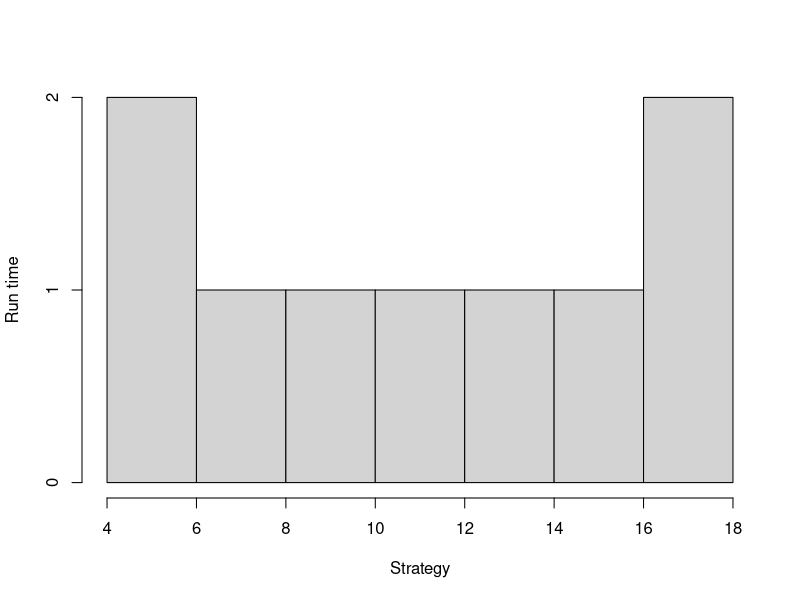
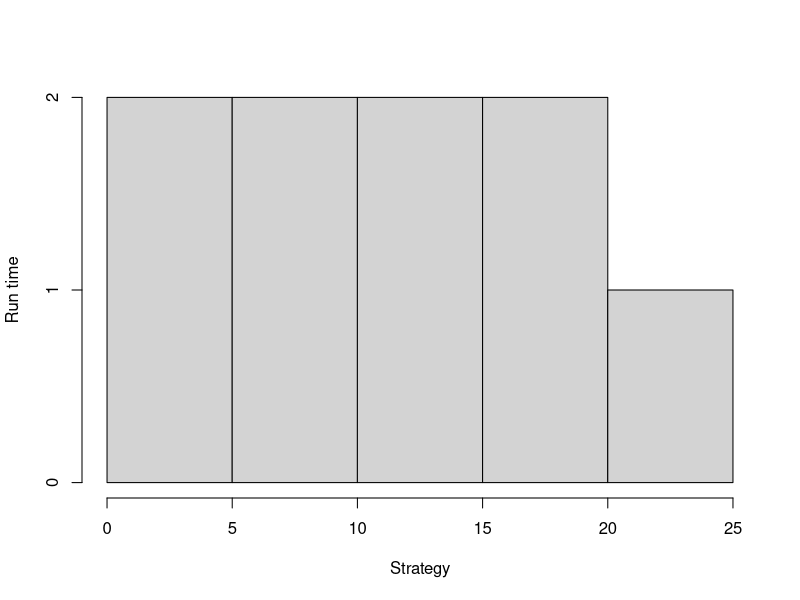
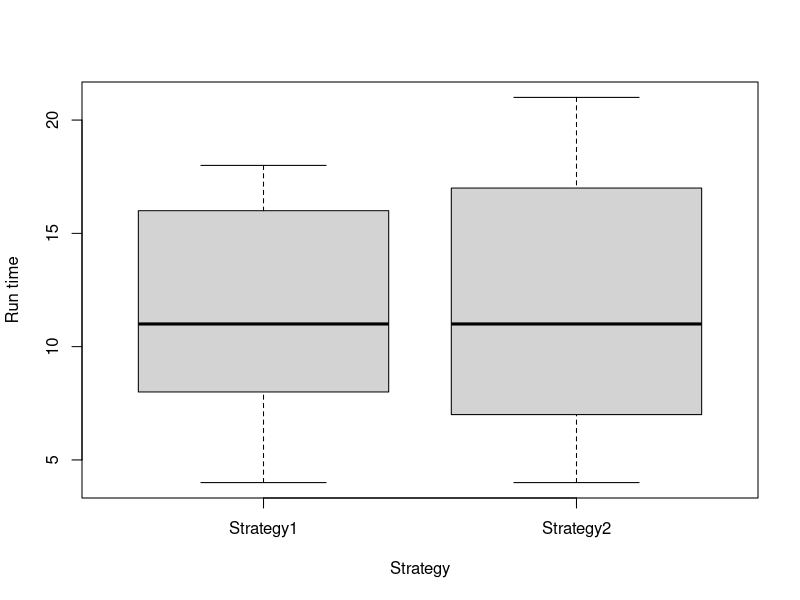
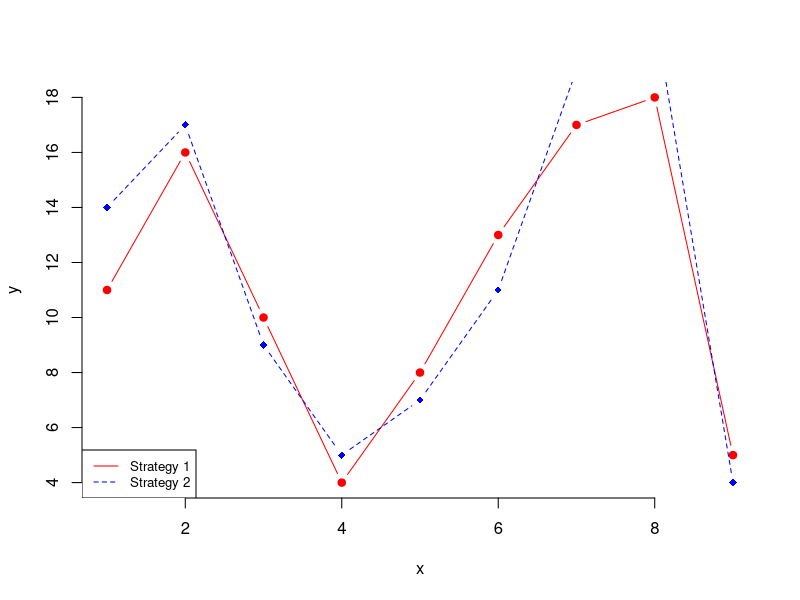
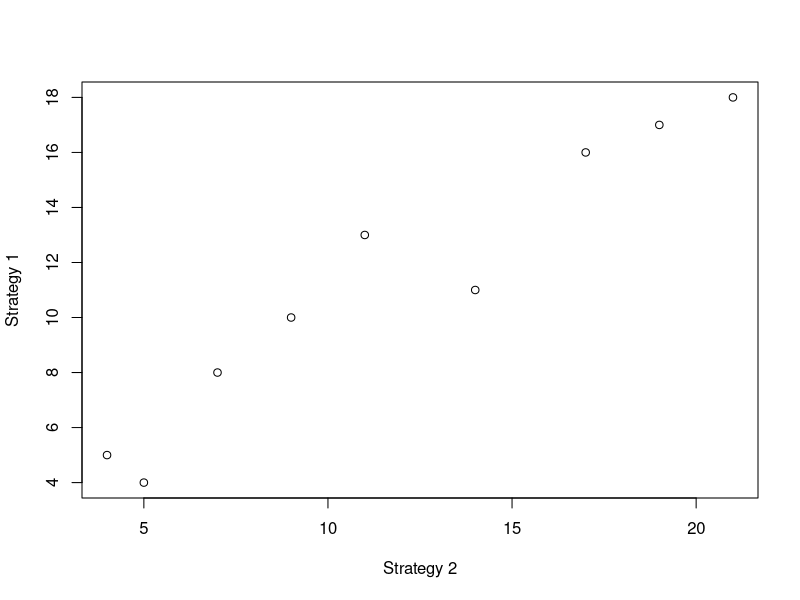

The R script that drew these images, in order:
#scenario
scenario <- c(1, 2, 3, 4, 5, 6, 7, 8, 9)
#Run time vectors

strategy1 <- c(11, 16, 10, 4, 8, 13, 17, 18, 5)
strategy2 <- c(14, 17, 9, 5, 7, 11, 19, 21, 4)
expRawResults <- data.frame(Strategy1=strategy1, Strategy2=strategy2)

#histogram of strategy1
hist(strategy1, ylab="Run time", xlab="Strategy", main="")

#histogram of strategy2
hist(strategy2, ylab="Run time", xlab="Strategy", main="")

#boxplot of both strategy1 and strategy2
boxplot(expRawResults, xlab="Strategy", ylab="Run time", main="")


#Comparing strategy1 and strategy2 lines per scenario
plot(strategy1 ~ scenario, type = "b", frame = FALSE, pch = 19, col = "red", xlab = "x", ylab = "y")
lines(strategy2 ~ scenario, pch = 18, col = "blue", type = "b", lty = 2)
legend("bottomleft", legend=c("Strategy 1", "Strategy 2"), col=c("red", "blue"), lty = 1:2, cex=0.8)

#Comparing strategy1 and strategy2 points
plot(strategy1~strategy2, xlab="Strategy 2", ylab="Strategy 1", main="")